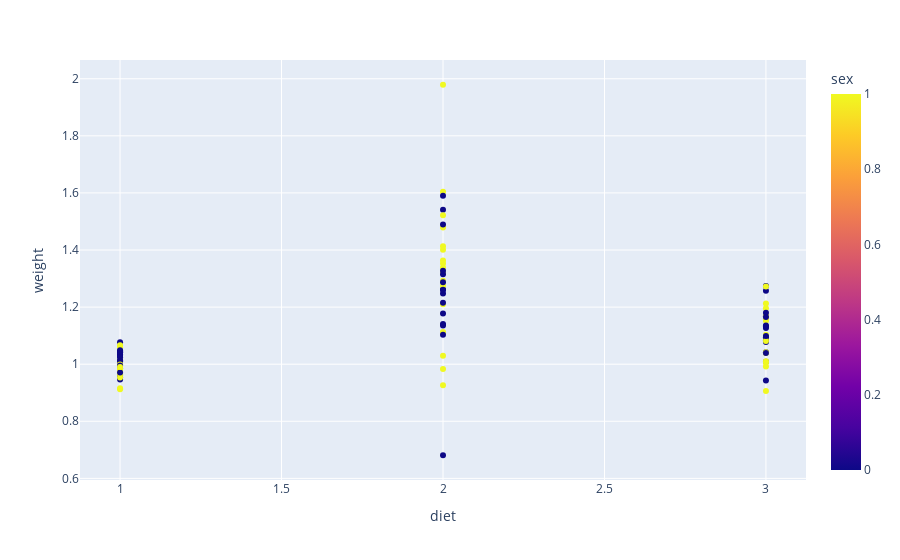

Source (notebook cell):
### Code cell
fig =px.scatter(df_squirrel, x='diet', y='weight', color='sex')
fig.show()

### Figure 1 — Plotly figure (JSON) as saved in the notebook; plotly's stock layout.template omitted (floating-point values rounded to 4 significant figures)
{"data": [{"hovertemplate": "diet=%{x}<br>weight=%{y}<br>sex=%{marker.color}<extra></extra>", "legendgroup": "", "marker": {"color": [0, 1, 1, 1, 0, 1, 1, 0, 0, 0, 0, 1, 0, 1, 1, 0, 1, 1, 0, 1, 0, 0, 1, 1, 0, 1, 1, 1, 0, 0, 1, 0, 0, 1, 0, 0, 1, 0, 0, 0, 1, 0, 0, 0, 1, 0, 0, 0, 1, 0, 1, 0, 1, 0, 1, 1, 1, 1, 0, 0, 1, 1, 1, 0, 0, 0, 0, 1, 0, 0, 1, 1, 0, 1, 1, 1, 1, 0, 1, 1, 1, 0, 1, 0, 1, 1, 1, 0, 0, 0, 0, 0, 1, 0, 0, 0, 1, 0, 0, 1], "coloraxis": "coloraxis", "symbol": "circle"}, "mode": "markers", "name": "", "orientation": "v", "showlegend": false, "type": "scatter", "x": [3, 3, 2, 1, 2, 2, 3, 3, 1, 1, 3, 2, 2, 3, 1, 3, 3, 2, 1, 3, 2, 3, 2, 3, 1, 2, 1, 3, 1, 3, 1, 2, 1, 3, 3, 1, 2, 1, 2, 1, 3, 3, 3, 3, 1, 3, 3, 2, 2, 2, 1, 1, 2, 1, 2, 2, 3, 2, 2, 1, 3, 2, 3, 2, 3, 2, 1, 3, 3, 1, 1, 1, 2, 2, 1, 2, 2, 3, 1, 1, 1, 3, 3, 1, 1, 1, 3, 2, 1, 2, 1, 1, 1, 1, 2, 1, 2, 3, 2, 1], "xaxis": "x", "y": [1.042, 1.196, 1.401, 1.015, 1.141, 1.113, 1.213, 1.132, 1.034, 1.045, 1.168, 1.413, 1.248, 1.042, 0.971, 1.093, 1.171, 1.21, 1.032, 1.158, 1.262, 1.009, 1.275, 0.992, 1.03, 1.479, 0.967, 1.152, 0.985, 1.083, 0.912, 1.178, 0.959, 1.039, 1.257, 1.001, 1.604, 1.043, 0.681, 1.041, 1.103, 1.127, 1.274, 0.943, 0.984, 1.18, 1.165, 1.59, 0.983, 1.261, 0.961, 0.946, 1.339, 1.042, 1.292, 1.32, 1.005, 0.926, 1.489, 1.077, 0.906, 1.353, 1.091, 1.541, 1.039, 1.287, 0.963, 1.01, 1.094, 0.953, 0.965, 0.974, 1.315, 1.363, 0.977, 1.522, 1.03, 1.078, 0.953, 1.066, 1.059, 1.136, 1.272, 0.971, 1.011, 0.916, 1.081, 1.103, 1.014, 1.215, 1.024, 1.01, 0.999, 1.049, 1.136, 0.995, 1.979, 1.099, 1.327, 0.99], "yaxis": "y"}], "layout": {"coloraxis": {"colorbar": {"title": {"text": "sex"}}, "colorscale": [[0, "#0d0887"], [0.1111, "#46039f"], [0.2222, "#7201a8"], [0.3333, "#9c179e"], [0.4444, "#bd3786"], [0.5556, "#d8576b"], [0.6667, "#ed7953"], [0.7778, "#fb9f3a"], [0.8889, "#fdca26"], [1, "#f0f921"]]}, "legend": {"tracegroupgap": 0}, "margin": {"t": 60}, "xaxis": {"anchor": "y", "domain": [0, 1], "title": {"text": "diet"}}, "yaxis": {"anchor": "x", "domain": [0, 1], "title": {"text": "weight"}}}}
